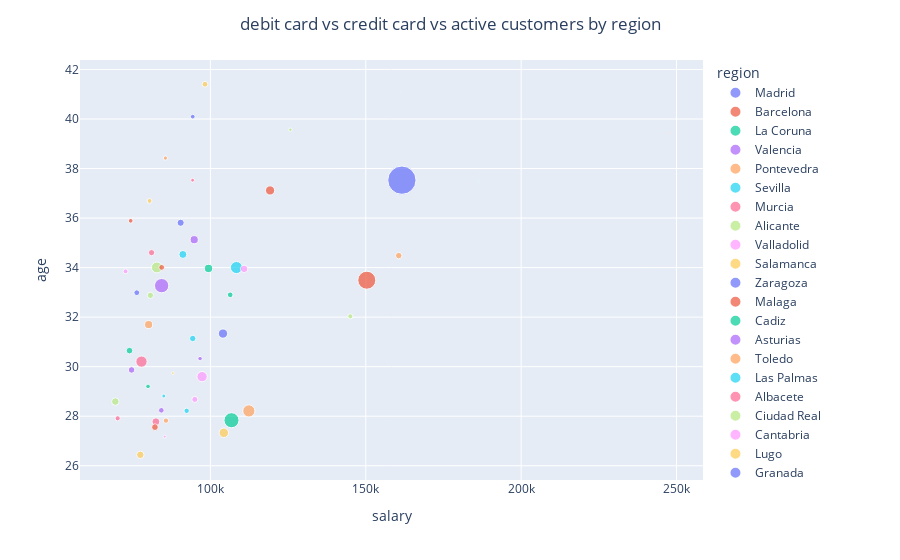

Notebook code cell kept with this figure:
### Code cell
subset = df[df["active_customer"] == 1]
x_y_size = {"salary": "mean", "age": "mean", "em_acount": "sum"}
four_feature_scatterer(subset, "region", x_y_size, "debit card vs credit card vs active customers by region")

## most active customers have a em_account, age/salary distribution tends to be similar to the whole df (bottom left cluster)

### Figure 1 — Plotly figure (JSON) as saved in the notebook; plotly's stock layout.template omitted (floating-point values rounded to 4 significant figures)
{"data": [{"hovertemplate": "region=Madrid<br>salary=%{x}<br>age=%{y}<br>em_acount=%{marker.size}<extra></extra>", "legendgroup": "Madrid", "marker": {"color": "#636efa", "size": [403703], "sizemode": "area", "sizeref": 1009.0, "symbol": "circle"}, "mode": "markers", "name": "Madrid", "orientation": "v", "showlegend": true, "type": "scatter", "x": [161600.0], "xaxis": "x", "y": [37.53], "yaxis": "y"}, {"hovertemplate": "region=Barcelona<br>salary=%{x}<br>age=%{y}<br>em_acount=%{marker.size}<extra></extra>", "legendgroup": "Barcelona", "marker": {"color": "#EF553B", "size": [163723], "sizemode": "area", "sizeref": 1009.0, "symbol": "circle"}, "mode": "markers", "name": "Barcelona", "orientation": "v", "showlegend": true, "type": "scatter", "x": [150300.0], "xaxis": "x", "y": [33.49], "yaxis": "y"}, {"hovertemplate": "region=La Coruna<br>salary=%{x}<br>age=%{y}<br>em_acount=%{marker.size}<extra></extra>", "legendgroup": "La Coruna", "marker": {"color": "#00cc96", "size": [114536], "sizemode": "area", "sizeref": 1009.0, "symbol": "circle"}, "mode": "markers", "name": "La Coruna", "orientation": "v", "showlegend": true, "type": "scatter", "x": [106800.0], "xaxis": "x", "y": [27.84], "yaxis": "y"}, {"hovertemplate": "region=Valencia<br>salary=%{x}<br>age=%{y}<br>em_acount=%{marker.size}<extra></extra>", "legendgroup": "Valencia", "marker": {"color": "#ab63fa", "size": [103451], "sizemode": "area", "sizeref": 1009.0, "symbol": "circle"}, "mode": "markers", "name": "Valencia", "orientation": "v", "showlegend": true, "type": "scatter", "x": [84320.0], "xaxis": "x", "y": [33.27], "yaxis": "y"}, {"hovertemplate": "region=Pontevedra<br>salary=%{x}<br>age=%{y}<br>em_acount=%{marker.size}<extra></extra>", "legendgroup": "Pontevedra", "marker": {"color": "#FFA15A", "size": [75182], "sizemode": "area", "sizeref": 1009.0, "symbol": "circle"}, "mode": "markers", "name": "Pontevedra", "orientation": "v", "showlegend": true, "type": "scatter", "x": [112400.0], "xaxis": "x", "y": [28.21], "yaxis": "y"}, {"hovertemplate": "region=Sevilla<br>salary=%{x}<br>age=%{y}<br>em_acount=%{marker.size}<extra></extra>", "legendgroup": "Sevilla", "marker": {"color": "#19d3f3", "size": [73524], "sizemode": "area", "sizeref": 1009.0, "symbol": "circle"}, "mode": "markers", "name": "Sevilla", "orientation": "v", "showlegend": true, "type": "scatter", "x": [108400.0], "xaxis": "x", "y": [34.0], "yaxis": "y"}, {"hovertemplate": "region=Murcia<br>salary=%{x}<br>age=%{y}<br>em_acount=%{marker.size}<extra></extra>", "legendgroup": "Murcia", "marker": {"color": "#FF6692", "size": [64104], "sizemode": "area", "sizeref": 1009.0, "symbol": "circle"}, "mode": "markers", "name": "Murcia", "orientation": "v", "showlegend": true, "type": "scatter", "x": [77840.0], "xaxis": "x", "y": [30.21], "yaxis": "y"}, {"hovertemplate": "region=Alicante<br>salary=%{x}<br>age=%{y}<br>em_acount=%{marker.size}<extra></extra>", "legendgroup": "Alicante", "marker": {"color": "#B6E880", "size": [59607], "sizemode": "area", "sizeref": 1009.0, "symbol": "circle"}, "mode": "markers", "name": "Alicante", "orientation": "v", "showlegend": true, "type": "scatter", "x": [82780.0], "xaxis": "x", "y": [34.01], "yaxis": "y"}, {"hovertemplate": "region=Valladolid<br>salary=%{x}<br>age=%{y}<br>em_acount=%{marker.size}<extra></extra>", "legendgroup": "Valladolid", "marker": {"color": "#FF97FF", "size": [53616], "sizemode": "area", "sizeref": 1009.0, "symbol": "circle"}, "mode": "markers", "name": "Valladolid", "orientation": "v", "showlegend": true, "type": "scatter", "x": [97330.0], "xaxis": "x", "y": [29.6], "yaxis": "y"}, {"hovertemplate": "region=Salamanca<br>salary=%{x}<br>age=%{y}<br>em_acount=%{marker.size}<extra></extra>", "legendgroup": "Salamanca", "marker": {"color": "#FECB52", "size": [45441], "sizemode": "area", "sizeref": 1009.0, "symbol": "circle"}, "mode": "markers", "name": "Salamanca", "orientation": "v", "showlegend": true, "type": "scatter", "x": [104300.0], "xaxis": "x", "y": [27.33], "yaxis": "y"}, {"hovertemplate": "region=Zaragoza<br>salary=%{x}<br>age=%{y}<br>em_acount=%{marker.size}<extra></extra>", "legendgroup": "Zaragoza", "marker": {"color": "#636efa", "size": [43407], "sizemode": "area", "sizeref": 1009.0, "symbol": "circle"}, "mode": "markers", "name": "Zaragoza", "orientation": "v", "showlegend": true, "type": "scatter", "x": [104100.0], "xaxis": "x", "y": [31.34], "yaxis": "y"}, {"hovertemplate": "region=Malaga<br>salary=%{x}<br>age=%{y}<br>em_acount=%{marker.size}<extra></extra>", "legendgroup": "Malaga", "marker": {"color": "#EF553B", "size": [42817], "sizemode": "area", "sizeref": 1009.0, "symbol": "circle"}, "mode": "markers", "name": "Malaga", "orientation": "v", "showlegend": true, "type": "scatter", "x": [119200.0], "xaxis": "x", "y": [37.12], "yaxis": "y"}, {"hovertemplate": "region=Cadiz<br>salary=%{x}<br>age=%{y}<br>em_acount=%{marker.size}<extra></extra>", "legendgroup": "Cadiz", "marker": {"color": "#00cc96", "size": [34227], "sizemode": "area", "sizeref": 1009.0, "symbol": "circle"}, "mode": "markers", "name": "Cadiz", "orientation": "v", "showlegend": true, "type": "scatter", "x": [99420.0], "xaxis": "x", "y": [33.97], "yaxis": "y"}, {"hovertemplate": "region=Asturias<br>salary=%{x}<br>age=%{y}<br>em_acount=%{marker.size}<extra></extra>", "legendgroup": "Asturias", "marker": {"color": "#ab63fa", "size": [33627], "sizemode": "area", "sizeref": 1009.0, "symbol": "circle"}, "mode": "markers", "name": "Asturias", "orientation": "v", "showlegend": true, "type": "scatter", "x": [94800.0], "xaxis": "x", "y": [35.13], "yaxis": "y"}, {"hovertemplate": "region=Toledo<br>salary=%{x}<br>age=%{y}<br>em_acount=%{marker.size}<extra></extra>", "legendgroup": "Toledo", "marker": {"color": "#FFA15A", "size": [32809], "sizemode": "area", "sizeref": 1009.0, "symbol": "circle"}, "mode": "markers", "name": "Toledo", "orientation": "v", "showlegend": true, "type": "scatter", "x": [80130.0], "xaxis": "x", "y": [31.7], "yaxis": "y"}, {"hovertemplate": "region=Las Palmas<br>salary=%{x}<br>age=%{y}<br>em_acount=%{marker.size}<extra></extra>", "legendgroup": "Las Palmas", "marker": {"color": "#19d3f3", "size": [31902], "sizemode": "area", "sizeref": 1009.0, "symbol": "circle"}, "mode": "markers", "name": "Las Palmas", "orientation": "v", "showlegend": true, "type": "scatter", "x": [91160.0], "xaxis": "x", "y": [34.53], "yaxis": "y"}, {"hovertemplate": "region=Albacete<br>salary=%{x}<br>age=%{y}<br>em_acount=%{marker.size}<extra></extra>", "legendgroup": "Albacete", "marker": {"color": "#FF6692", "size": [30990], "sizemode": "area", "sizeref": 1009.0, "symbol": "circle"}, "mode": "markers", "name": "Albacete", "orientation": "v", "showlegend": true, "type": "scatter", "x": [82480.0], "xaxis": "x", "y": [27.78], "yaxis": "y"}, {"hovertemplate": "region=Ciudad Real<br>salary=%{x}<br>age=%{y}<br>em_acount=%{marker.size}<extra></extra>", "legendgroup": "Ciudad Real", "marker": {"color": "#B6E880", "size": [28370], "sizemode": "area", "sizeref": 1009.0, "symbol": "circle"}, "mode": "markers", "name": "Ciudad Real", "orientation": "v", "showlegend": true, "type": "scatter", "x": [69430.0], "xaxis": "x", "y": [28.59], "yaxis": "y"}, {"hovertemplate": "region=Cantabria<br>salary=%{x}<br>age=%{y}<br>em_acount=%{marker.size}<extra></extra>", "legendgroup": "Cantabria", "marker": {"color": "#FF97FF", "size": [28285], "sizemode": "area", "sizeref": 1009.0, "symbol": "circle"}, "mode": "markers", "name": "Cantabria", "orientation": "v", "showlegend": true, "type": "scatter", "x": [110900.0], "xaxis": "x", "y": [33.95], "yaxis": "y"}, {"hovertemplate": "region=Lugo<br>salary=%{x}<br>age=%{y}<br>em_acount=%{marker.size}<extra></extra>", "legendgroup": "Lugo", "marker": {"color": "#FECB52", "size": [28013], "sizemode": "area", "sizeref": 1009.0, "symbol": "circle"}, "mode": "markers", "name": "Lugo", "orientation": "v", "showlegend": true, "type": "scatter", "x": [77460.0], "xaxis": "x", "y": [26.44], "yaxis": "y"}, {"hovertemplate": "region=Granada<br>salary=%{x}<br>age=%{y}<br>em_acount=%{marker.size}<extra></extra>", "legendgroup": "Granada", "marker": {"color": "#636efa", "size": [25674], "sizemode": "area", "sizeref": 1009.0, "symbol": "circle"}, "mode": "markers", "name": "Granada", "orientation": "v", "showlegend": true, "type": "scatter", "x": [90440.0], "xaxis": "x", "y": [35.81], "yaxis": "y"}, {"hovertemplate": "region=Orense<br>salary=%{x}<br>age=%{y}<br>em_acount=%{marker.size}<extra></extra>", "legendgroup": "Orense", "marker": {"color": "#EF553B", "size": [22599], "sizemode": "area", "sizeref": 1009.0, "symbol": "circle"}, "mode": "markers", "name": "Orense", "orientation": "v", "showlegend": true, "type": "scatter", "x": [82170.0], "xaxis": "x", "y": [27.56], "yaxis": "y"}, {"hovertemplate": "region=Badajoz<br>salary=%{x}<br>age=%{y}<br>em_acount=%{marker.size}<extra></extra>", "legendgroup": "Badajoz", "marker": {"color": "#00cc96", "size": [22438], "sizemode": "area", "sizeref": 1009.0, "symbol": "circle"}, "mode": "markers", "name": "Badajoz", "orientation": "v", "showlegend": true, "type": "scatter", "x": [73990.0], "xaxis": "x", "y": [30.65], "yaxis": "y"}, {"hovertemplate": "region=Caceres<br>salary=%{x}<br>age=%{y}<br>em_acount=%{marker.size}<extra></extra>", "legendgroup": "Caceres", "marker": {"color": "#ab63fa", "size": [22034], "sizemode": "area", "sizeref": 1009.0, "symbol": "circle"}, "mode": "markers", "name": "Caceres", "orientation": "v", "showlegend": true, "type": "scatter", "x": [74650.0], "xaxis": "x", "y": [29.87], "yaxis": "y"}, {"hovertemplate": "region=Baleares<br>salary=%{x}<br>age=%{y}<br>em_acount=%{marker.size}<extra></extra>", "legendgroup": "Baleares", "marker": {"color": "#FFA15A", "size": [21118], "sizemode": "area", "sizeref": 1009.0, "symbol": "circle"}, "mode": "markers", "name": "Baleares", "orientation": "v", "showlegend": true, "type": "scatter", "x": [160600.0], "xaxis": "x", "y": [34.48], "yaxis": "y"}, {"hovertemplate": "region=Burgos<br>salary=%{x}<br>age=%{y}<br>em_acount=%{marker.size}<extra></extra>", "legendgroup": "Burgos", "marker": {"color": "#19d3f3", "size": [20925], "sizemode": "area", "sizeref": 1009.0, "symbol": "circle"}, "mode": "markers", "name": "Burgos", "orientation": "v", "showlegend": true, "type": "scatter", "x": [94330.0], "xaxis": "x", "y": [31.14], "yaxis": "y"}, {"hovertemplate": "region=Cordoba<br>salary=%{x}<br>age=%{y}<br>em_acount=%{marker.size}<extra></extra>", "legendgroup": "Cordoba", "marker": {"color": "#FF6692", "size": [19679], "sizemode": "area", "sizeref": 1009.0, "symbol": "circle"}, "mode": "markers", "name": "Cordoba", "orientation": "v", "showlegend": true, "type": "scatter", "x": [81080.0], "xaxis": "x", "y": [34.6], "yaxis": "y"}, {"hovertemplate": "region=Castellon<br>salary=%{x}<br>age=%{y}<br>em_acount=%{marker.size}<extra></extra>", "legendgroup": "Castellon", "marker": {"color": "#B6E880", "size": [19606], "sizemode": "area", "sizeref": 1009.0, "symbol": "circle"}, "mode": "markers", "name": "Castellon", "orientation": "v", "showlegend": true, "type": "scatter", "x": [80710.0], "xaxis": "x", "y": [32.88], "yaxis": "y"}, {"hovertemplate": "region=La Rioja<br>salary=%{x}<br>age=%{y}<br>em_acount=%{marker.size}<extra></extra>", "legendgroup": "La Rioja", "marker": {"color": "#FF97FF", "size": [18314], "sizemode": "area", "sizeref": 1009.0, "symbol": "circle"}, "mode": "markers", "name": "La Rioja", "orientation": "v", "showlegend": true, "type": "scatter", "x": [95010.0], "xaxis": "x", "y": [28.68], "yaxis": "y"}, {"hovertemplate": "region=Vizcaya<br>salary=%{x}<br>age=%{y}<br>em_acount=%{marker.size}<extra></extra>", "legendgroup": "Vizcaya", "marker": {"color": "#FECB52", "size": [17135], "sizemode": "area", "sizeref": 1009.0, "symbol": "circle"}, "mode": "markers", "name": "Vizcaya", "orientation": "v", "showlegend": true, "type": "scatter", "x": [98270.0], "xaxis": "x", "y": [41.4], "yaxis": "y"}, {"hovertemplate": "region=Huelva<br>salary=%{x}<br>age=%{y}<br>em_acount=%{marker.size}<extra></extra>", "legendgroup": "Huelva", "marker": {"color": "#636efa", "size": [16909], "sizemode": "area", "sizeref": 1009.0, "symbol": "circle"}, "mode": "markers", "name": "Huelva", "orientation": "v", "showlegend": true, "type": "scatter", "x": [76330.0], "xaxis": "x", "y": [32.99], "yaxis": "y"}, {"hovertemplate": "region=Leon<br>salary=%{x}<br>age=%{y}<br>em_acount=%{marker.size}<extra></extra>", "legendgroup": "Leon", "marker": {"color": "#EF553B", "size": [16905], "sizemode": "area", "sizeref": 1009.0, "symbol": "circle"}, "mode": "markers", "name": "Leon", "orientation": "v", "showlegend": true, "type": "scatter", "x": [84340.0], "xaxis": "x", "y": [34.01], "yaxis": "y"}, {"hovertemplate": "region=Tarragona<br>salary=%{x}<br>age=%{y}<br>em_acount=%{marker.size}<extra></extra>", "legendgroup": "Tarragona", "marker": {"color": "#00cc96", "size": [16337], "sizemode": "area", "sizeref": 1009.0, "symbol": "circle"}, "mode": "markers", "name": "Tarragona", "orientation": "v", "showlegend": true, "type": "scatter", "x": [106400.0], "xaxis": "x", "y": [32.9], "yaxis": "y"}, {"hovertemplate": "region=Zamora<br>salary=%{x}<br>age=%{y}<br>em_acount=%{marker.size}<extra></extra>", "legendgroup": "Zamora", "marker": {"color": "#ab63fa", "size": [16014], "sizemode": "area", "sizeref": 1009.0, "symbol": "circle"}, "mode": "markers", "name": "Zamora", "orientation": "v", "showlegend": true, "type": "scatter", "x": [84230.0], "xaxis": "x", "y": [28.24], "yaxis": "y"}, {"hovertemplate": "region=Lerida<br>salary=%{x}<br>age=%{y}<br>em_acount=%{marker.size}<extra></extra>", "legendgroup": "Lerida", "marker": {"color": "#FFA15A", "size": [14584], "sizemode": "area", "sizeref": 1009.0, "symbol": "circle"}, "mode": "markers", "name": "Lerida", "orientation": "v", "showlegend": true, "type": "scatter", "x": [85710.0], "xaxis": "x", "y": [27.82], "yaxis": "y"}, {"hovertemplate": "region=Palencia<br>salary=%{x}<br>age=%{y}<br>em_acount=%{marker.size}<extra></extra>", "legendgroup": "Palencia", "marker": {"color": "#19d3f3", "size": [14523], "sizemode": "area", "sizeref": 1009.0, "symbol": "circle"}, "mode": "markers", "name": "Palencia", "orientation": "v", "showlegend": true, "type": "scatter", "x": [92380.0], "xaxis": "x", "y": [28.22], "yaxis": "y"}, {"hovertemplate": "region=Cuenca<br>salary=%{x}<br>age=%{y}<br>em_acount=%{marker.size}<extra></extra>", "legendgroup": "Cuenca", "marker": {"color": "#FF6692", "size": [13371], "sizemode": "area", "sizeref": 1009.0, "symbol": "circle"}, "mode": "markers", "name": "Cuenca", "orientation": "v", "showlegend": true, "type": "scatter", "x": [70180.0], "xaxis": "x", "y": [27.92], "yaxis": "y"}, {"hovertemplate": "region=Gerona<br>salary=%{x}<br>age=%{y}<br>em_acount=%{marker.size}<extra></extra>", "legendgroup": "Gerona", "marker": {"color": "#B6E880", "size": [13370], "sizemode": "area", "sizeref": 1009.0, "symbol": "circle"}, "mode": "markers", "name": "Gerona", "orientation": "v", "showlegend": true, "type": "scatter", "x": [145000.0], "xaxis": "x", "y": [32.03], "yaxis": "y"}, {"hovertemplate": "region=Navarra<br>salary=%{x}<br>age=%{y}<br>em_acount=%{marker.size}<extra></extra>", "legendgroup": "Navarra", "marker": {"color": "#FF97FF", "size": [12087], "sizemode": "area", "sizeref": 1009.0, "symbol": "circle"}, "mode": "markers", "name": "Navarra", "orientation": "v", "showlegend": true, "type": "scatter", "x": [72720.0], "xaxis": "x", "y": [33.85], "yaxis": "y"}, {"hovertemplate": "region=Almeria<br>salary=%{x}<br>age=%{y}<br>em_acount=%{marker.size}<extra></extra>", "legendgroup": "Almeria", "marker": {"color": "#FECB52", "size": [11769], "sizemode": "area", "sizeref": 1009.0, "symbol": "circle"}, "mode": "markers", "name": "Almeria", "orientation": "v", "showlegend": true, "type": "scatter", "x": [80440.0], "xaxis": "x", "y": [36.69], "yaxis": "y"}, {"hovertemplate": "region=Santa Cruz de Tenerife<br>salary=%{x}<br>age=%{y}<br>em_acount=%{marker.size}<extra></extra>", "legendgroup": "Santa Cruz de Tenerife", "marker": {"color": "#636efa", "size": [11461], "sizemode": "area", "sizeref": 1009.0, "symbol": "circle"}, "mode": "markers", "name": "Santa Cruz de Tenerife", "orientation": "v", "showlegend": true, "type": "scatter", "x": [94340.0], "xaxis": "x", "y": [40.09], "yaxis": "y"}, {"hovertemplate": "region=Jaen<br>salary=%{x}<br>age=%{y}<br>em_acount=%{marker.size}<extra></extra>", "legendgroup": "Jaen", "marker": {"color": "#EF553B", "size": [11111], "sizemode": "area", "sizeref": 1009.0, "symbol": "circle"}, "mode": "markers", "name": "Jaen", "orientation": "v", "showlegend": true, "type": "scatter", "x": [74370.0], "xaxis": "x", "y": [35.89], "yaxis": "y"}, {"hovertemplate": "region=Avila<br>salary=%{x}<br>age=%{y}<br>em_acount=%{marker.size}<extra></extra>", "legendgroup": "Avila", "marker": {"color": "#00cc96", "size": [10735], "sizemode": "area", "sizeref": 1009.0, "symbol": "circle"}, "mode": "markers", "name": "Avila", "orientation": "v", "showlegend": true, "type": "scatter", "x": [79940.0], "xaxis": "x", "y": [29.2], "yaxis": "y"}, {"hovertemplate": "region=Segovia<br>salary=%{x}<br>age=%{y}<br>em_acount=%{marker.size}<extra></extra>", "legendgroup": "Segovia", "marker": {"color": "#ab63fa", "size": [10218], "sizemode": "area", "sizeref": 1009.0, "symbol": "circle"}, "mode": "markers", "name": "Segovia", "orientation": "v", "showlegend": true, "type": "scatter", "x": [96680.0], "xaxis": "x", "y": [30.33], "yaxis": "y"}, {"hovertemplate": "region=Guipuzcoa<br>salary=%{x}<br>age=%{y}<br>em_acount=%{marker.size}<extra></extra>", "legendgroup": "Guipuzcoa", "marker": {"color": "#FFA15A", "size": [9066], "sizemode": "area", "sizeref": 1009.0, "symbol": "circle"}, "mode": "markers", "name": "Guipuzcoa", "orientation": "v", "showlegend": true, "type": "scatter", "x": [85540.0], "xaxis": "x", "y": [38.42], "yaxis": "y"}, {"hovertemplate": "region=Huesca<br>salary=%{x}<br>age=%{y}<br>em_acount=%{marker.size}<extra></extra>", "legendgroup": "Huesca", "marker": {"color": "#19d3f3", "size": [7922], "sizemode": "area", "sizeref": 1009.0, "symbol": "circle"}, "mode": "markers", "name": "Huesca", "orientation": "v", "showlegend": true, "type": "scatter", "x": [85030.0], "xaxis": "x", "y": [28.81], "yaxis": "y"}, {"hovertemplate": "region=Guadalajara<br>salary=%{x}<br>age=%{y}<br>em_acount=%{marker.size}<extra></extra>", "legendgroup": "Guadalajara", "marker": {"color": "#FF6692", "size": [7380], "sizemode": "area", "sizeref": 1009.0, "symbol": "circle"}, "mode": "markers", "name": "Guadalajara", "orientation": "v", "showlegend": true, "type": "scatter", "x": [94290.0], "xaxis": "x", "y": [37.53], "yaxis": "y"}, {"hovertemplate": "region=Alava<br>salary=%{x}<br>age=%{y}<br>em_acount=%{marker.size}<extra></extra>", "legendgroup": "Alava", "marker": {"color": "#B6E880", "size": [6097], "sizemode": "area", "sizeref": 1009.0, "symbol": "circle"}, "mode": "markers", "name": "Alava", "orientation": "v", "showlegend": true, "type": "scatter", "x": [125700.0], "xaxis": "x", "y": [39.56], "yaxis": "y"}, {"hovertemplate": "region=Teruel<br>salary=%{x}<br>age=%{y}<br>em_acount=%{marker.size}<extra></extra>", "legendgroup": "Teruel", "marker": {"color": "#FF97FF", "size": [4301], "sizemode": "area", "sizeref": 1009.0, "symbol": "circle"}, "mode": "markers", "name": "Teruel", "orientation": "v", "showlegend": true, "type": "scatter", "x": [85320.0], "xaxis": "x", "y": [27.18], "yaxis": "y"}, {"hovertemplate": "region=Soria<br>salary=%{x}<br>age=%{y}<br>em_acount=%{marker.size}<extra></extra>", "legendgroup": "Soria", "marker": {"color": "#FECB52", "size": [3630], "sizemode": "area", "sizeref": 1009.0, "symbol": "circle"}, "mode": "markers", "name": "Soria", "orientation": "v", "showlegend": true, "type": "scatter", "x": [87940.0], "xaxis": "x", "y": [29.74], "yaxis": "y"}, {"hovertemplate": "region=Not_available<br>salary=%{x}<br>age=%{y}<br>em_acount=%{marker.size}<extra></extra>", "legendgroup": "Not_available", "marker": {"color": "#636efa", "size": [1299], "sizemode": "area", "sizeref": 1009.0, "symbol": "circle"}, "mode": "markers", "name": "Not_available", "orientation": "v", "showlegend": true, "type": "scatter", "x": [161000.0], "xaxis": "x", "y": [41.09], "yaxis": "y"}, {"hovertemplate": "region=Ceuta<br>salary=%{x}<br>age=%{y}<br>em_acount=%{marker.size}<extra></extra>", "legendgroup": "Ceuta", "marker": {"color": "#EF553B", "size": [995], "sizemode": "area", "sizeref": 1009.0, "symbol": "circle"}, "mode": "markers", "name": "Ceuta", "orientation": "v", "showlegend": true, "type": "scatter", "x": [247500.0], "xaxis": "x", "y": [39.43], "yaxis": "y"}, {"hovertemplate": "region=Melilla<br>salary=%{x}<br>age=%{y}<br>em_acount=%{marker.size}<extra></extra>", "legendgroup": "Melilla", "marker": {"color": "#00cc96", "size": [831], "sizemode": "area", "sizeref": 1009.0, "symbol": "circle"}, "mode": "markers", "name": "Melilla", "orientation": "v", "showlegend": true, "type": "scatter", "x": [186200.0], "xaxis": "x", "y": [37.49], "yaxis": "y"}], "layout": {"barmode": "overlay", "legend": {"itemsizing": "constant", "title": {"text": "region"}, "tracegroupgap": 0}, "margin": {"t": 60}, "title": {"text": "debit card vs credit card vs active customers by region", "x": 0.5, "xanchor": "center"}, "xaxis": {"anchor": "y", "domain": [0, 1], "title": {"text": "salary"}}, "yaxis": {"anchor": "x", "domain": [0, 1], "title": {"text": "age"}}}}
